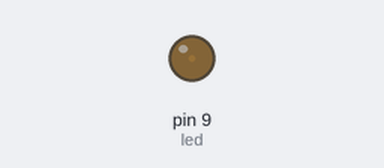
Simulated run of this sketch. Board: Arduino Uno, built with avr-gcc and run on an emulated ATmega328P. Parts: output pins drawn as LEDs (lit = HIGH).

Above: at 0.05 s.
At 0.95 s:
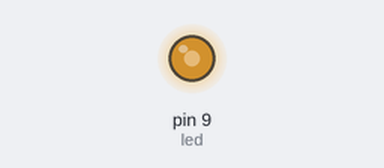
At 1.4 s:
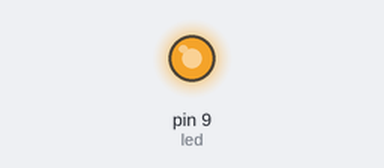
At 2.75 s:
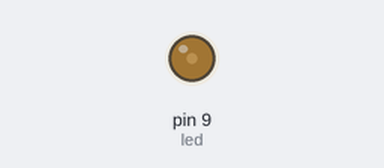
Timing chart, 0 to 7.0 s (numbered marks = the images above):
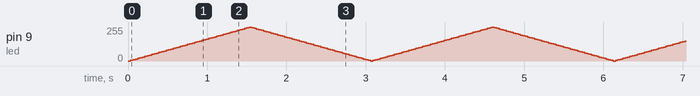

The sketch:

BlinkingLightFirst.ino
```cpp
int led = 9;
int fadeAmount = 5;
int brightness = 0;


void setup()
{

  /* add setup code here */
	pinMode(led,OUTPUT);
}

void loop()
{

  /* add main program code here */

	analogWrite(led, brightness);

	brightness = brightness + fadeAmount;
	if (brightness == 0 || brightness == 255)
		fadeAmount = -fadeAmount;


	delay(30);

	/*digitalWrite(led, HIGH);
	delay(1000);
	digitalWrite(led, LOW);
	delay(1000);*/
}
```
